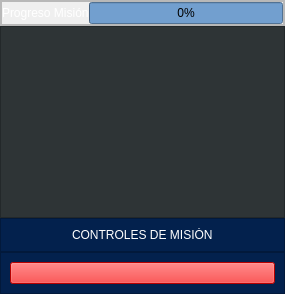
                          <widget class="QWidget" name="page_2">
                           <property name="maximumSize">
                            <size>
                             <width>300</width>
                             <height>16777215</height>
                            </size>
                           </property>
                           <layout class="QHBoxLayout" name="horizontalLayout_20">
                            <property name="spacing">
                             <number>0</number>
                            </property>
                            <property name="leftMargin">
                             <number>0</number>
                            </property>
                            <property name="topMargin">
                             <number>0</number>
                            </property>
                            <property name="rightMargin">
                             <number>0</number>
                            </property>
                            <property name="bottomMargin">
                             <number>0</number>
                            </property>
                            <item>
                             <widget class="QWidget" name="widget_17" native="true">
                              <layout class="QVBoxLayout" name="verticalLayout_11">
                               <property name="spacing">
                                <number>0</number>
                               </property>
                               <property name="leftMargin">
                                <number>0</number>
                               </property>
                               <property name="topMargin">
                                <number>0</number>
                               </property>
                               <property name="rightMargin">
                                <number>0</number>
                               </property>
                               <property name="bottomMargin">
                                <number>0</number>
                               </property>
                               <item>
                                <widget class="QFrame" name="frame_43">
                                 <property name="frameShape">
                                  <enum>QFrame::StyledPanel</enum>
                                 </property>
                                 <property name="frameShadow">
                                  <enum>QFrame::Raised</enum>
                                 </property>
                                 <layout class="QVBoxLayout" name="verticalLayout_46">
                                  <property name="spacing">
                                   <number>9</number>
                                  </property>
                                  <property name="leftMargin">
                                   <number>0</number>
                                  </property>
                                  <property name="topMargin">
                                   <number>0</number>
                                  </property>
                                  <property name="rightMargin">
                                   <number>0</number>
                                  </property>
                                  <property name="bottomMargin">
                                   <number>0</number>
                                  </property>
                                  <item>
                                   <widget class="QFrame" name="frame_44">
                                    <property name="frameShape">
                                     <enum>QFrame::StyledPanel</enum>
                                    </property>
                                    <property name="frameShadow">
                                     <enum>QFrame::Raised</enum>
                                    </property>
                                    <layout class="QHBoxLayout" name="horizontalLayout_11">
                                     <property name="spacing">
                                      <number>0</number>
                                     </property>
                                     <property name="sizeConstraint">
                                      <enum>QLayout::SetDefaultConstraint</enum>
                                     </property>
                                     <property name="leftMargin">
                                      <number>0</number>
                                     </property>
                                     <property name="topMargin">
                                      <number>0</number>
                                     </property>
                                     <property name="rightMargin">
                                      <number>0</number>
                                     </property>
                                     <property name="bottomMargin">
                                      <number>0</number>
                                     </property>
                                     <item>
                                      <widget class="QLabel" name="label_28">
                                       <property name="font">
                                        <font>
                                         <family>Ubuntu</family>
                                        </font>
                                       </property>
                                       <property name="styleSheet">
                                        <string notr="true">color: rgb(255, 255, 255)</string>
                                       </property>
                                       <property name="text">
                                        <string>Progreso Misión</string>
                                       </property>
                                      </widget>
                                     </item>
                                     <item>
                                      <widget class="QProgressBar" name="progressBar_4">
                                       <property name="sizePolicy">
                                        <sizepolicy hsizetype="Expanding" vsizetype="Fixed">
                                         <horstretch>0</horstretch>
                                         <verstretch>0</verstretch>
                                        </sizepolicy>
                                       </property>
                                       <property name="styleSheet">
                                        <string notr="true">background-color: rgb(114, 159, 207);</string>
                                       </property>
                                       <property name="maximum">
                                        <number>1</number>
                                       </property>
                                       <property name="value">
                                        <number>0</number>
                                       </property>
                                       <property name="alignment">
                                        <set>Qt::AlignCenter</set>
                                       </property>
                                      </widget>
                                     </item>
                                    </layout>
                                   </widget>
                                  </item>
                                 </layout>
                                </widget>
                               </item>
                               <item>
                                <widget class="QWidget" name="widget_40" native="true">
                                 <property name="minimumSize">
                                  <size>
                                   <width>285</width>
                                   <height>100</height>
                                  </size>
                                 </property>
                                 <property name="maximumSize">
                                  <size>
                                   <width>16777215</width>
                                   <height>16777215</height>
                                  </size>
                                 </property>
                                 <property name="font">
                                  <font>
                                   <family>Ubuntu Mono</family>
                                   <pointsize>10</pointsize>
                                  </font>
                                 </property>
                                 <property name="styleSheet">
                                  <string notr="true">background-color: rgb(46, 52, 54);</string>
                                 </property>
                                 <layout class="QVBoxLayout" name="verticalLayout_40">
                                  <property name="spacing">
                                   <number>0</number>
                                  </property>
                                  <property name="leftMargin">
                                   <number>0</number>
                                  </property>
                                  <property name="topMargin">
                                   <number>0</number>
                                  </property>
                                  <property name="rightMargin">
                                   <number>0</number>
                                  </property>
                                  <property name="bottomMargin">
                                   <number>0</number>
                                  </property>
                                  <item>
                                   <widget class="QTextEdit" name="Qconsole">
                                    <property name="styleSheet">
                                     <string notr="true">color: rgb(238, 238, 236);</string>
                                    </property>
                                   </widget>
                                  </item>
                                 </layout>
                                </widget>
                               </item>
                               <item>
                                <widget class="QWidget" name="widget_45" native="true">
                                 <property name="styleSheet">
                                  <string notr="true">background-color: rgb(3, 33, 77);</string>
                                 </property>
                                 <layout class="QVBoxLayout" name="verticalLayout_55">
                                  <property name="spacing">
                                   <number>0</number>
                                  </property>
                                  <property name="leftMargin">
                                   <number>0</number>
                                  </property>
                                  <property name="topMargin">
                                   <number>0</number>
                                  </property>
                                  <property name="rightMargin">
                                   <number>0</number>
                                  </property>
                                  <property name="bottomMargin">
                                   <number>0</number>
                                  </property>
                                  <item>
                                   <widget class="QFrame" name="frame_30">
                                    <property name="frameShape">
                                     <enum>QFrame::StyledPanel</enum>
                                    </property>
                                    <property name="frameShadow">
                                     <enum>QFrame::Raised</enum>
                                    </property>
                                    <layout class="QVBoxLayout" name="verticalLayout_56">
                                     <item alignment="Qt::AlignHCenter|Qt::AlignTop">
                                      <widget class="QLabel" name="label_25">
                                       <property name="styleSheet">
                                        <string notr="true">color: rgb(255, 255, 255)</string>
                                       </property>
                                       <property name="text">
                                        <string>CONTROLES DE MISIÓN</string>
                                       </property>
                                      </widget>
                                     </item>
                                    </layout>
                                   </widget>
                                  </item>
                                  <item>
                                   <widget class="QFrame" name="frame_31">
                                    <property name="sizePolicy">
                                     <sizepolicy hsizetype="Preferred" vsizetype="Preferred">
                                      <horstretch>0</horstretch>
                                      <verstretch>0</verstretch>
                                     </sizepolicy>
                                    </property>
                                    <property name="frameShape">
                                     <enum>QFrame::StyledPanel</enum>
                                    </property>
                                    <property name="frameShadow">
                                     <enum>QFrame::Raised</enum>
                                    </property>
                                    <layout class="QHBoxLayout" name="horizontalLayout_30">
                                     <item>
                                      <widget class="QPushButton" name="stopBtn">
                                       <property name="cursor">
                                        <cursorShape>PointingHandCursor</cursorShape>
                                       </property>
                                       <property name="toolTip">
                                        <string>Detener</string>
                                       </property>
                                       <property name="styleSheet">
                                        <string notr="true">background-color: rgb(255, 0, 0);</string>
                                       </property>
                                       <property name="text">
                                        <string/>
                                       </property>
                                       <property name="icon">
                                        <iconset resource="resources.qrc">
                                         <normaloff>:/basic/icons/feather/stop-circle.svg</normaloff>:/basic/icons/feather/stop-circle.svg</iconset>
                                       </property>
                                       <property name="iconSize">
                                        <size>
                                         <width>32</width>
                                         <height>32</height>
                                        </size>
                                       </property>
                                      </widget>
                                     </item>
                                    </layout>
                                   </widget>
                                  </item>
                                 </layout>
                                </widget>
                               </item>
                              </layout>
                             </widget>
                            </item>
                           </layout>
                          </widget>
